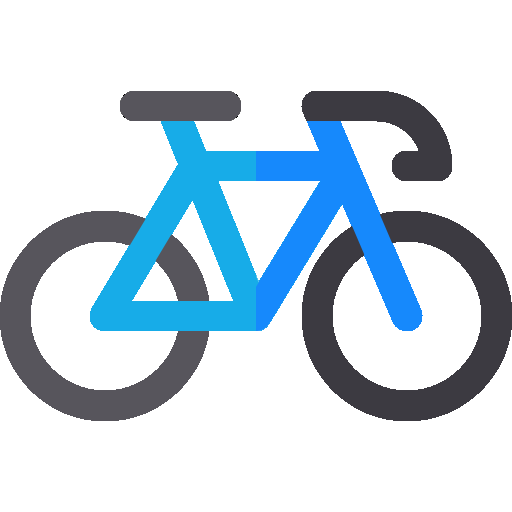
#> input picture Task2/Task2Dataset/Training/png/002-bike.png, 512 x 512 px, given as the content of the folder N/CComputer Vision/Task2Dataset/TestWithoutRotations/images/, which was not available
$ python simple_segment.py
#> lines starting #> are read from the running program, lines starting #| are printed output that depends on the picture; after the words box and inside, x2 and y2 are one past the last pixel; in counts of white or black regions, pixels touching at a corner belong together; pictures that were not available may be replaced by others from this repository, and a replacement may not be noted
import cv2
import os
import numpy as np
import math
import random

test_folder = '/media/idmi/DISSERTATN/CComputer Vision/Task2Dataset/TestWithoutRotations/images/'
test_labels = '/media/idmi/DISSERTATN/CComputer Vision/Task2Dataset/TestWithoutRotations/annotations/'
train_folder='/media/idmi/DISSERTATN/CComputer Vision/Task2Dataset/Training/png/'

# get object names
object_names = os.listdir(train_folder)
for i in range(len(object_names)):
    name = object_names[i].split('.')[0]
    print(name)
    object_names[i] = name.split('-')[1]
print(object_names)

# load train filenames
train_files = os.listdir(train_folder)

# load test filenames
test_files = os.listdir(test_folder)


# ----------------- HYPERPARAMETERS
MIN_ACCEPT_INTENSITY = 0.6
MAX_ACCEPT_STD = 0.9


def MSE(x1, x2):
    return (x1-x2)**2

true_positives=0
false_positives=0
true_negatives=0
false_negatives=0
for test_file in test_files:
    print(test_file)
    # [5 lines of commented-out code are left out]
    test_image = cv2.imread(test_folder+test_file)
#> test_image is the input picture: shape (512, 512, 3); mean B, G, R 224.8, 213.9, 198.9
    test_image_original = test_image.copy()
    test_image[np.where(( test_image > [240,240,240] ).all(axis=2))] = [0,0,0]
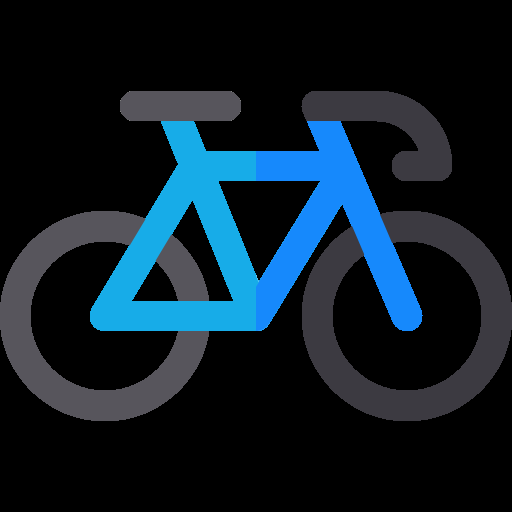
#> test_image: shape (512, 512, 3); mean B, G, R 40.1, 29.3, 14.2
    kernel = np.ones((2, 2), np.uint8)
    test_image = cv2.erode(test_image, kernel, cv2.BORDER_REFLECT)
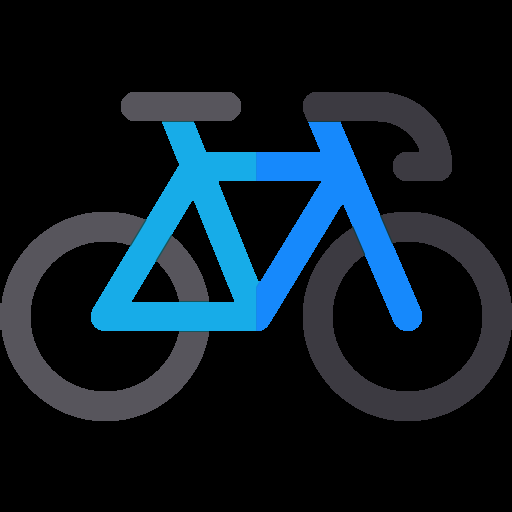
#> test_image: shape (512, 512, 3); mean B, G, R 38.7, 28.2, 13.7

    test_image = test_image.astype(np.float32)/255.
    for c in range(3):
        test_image[:,:,c] -= test_image[:,:,c].mean()
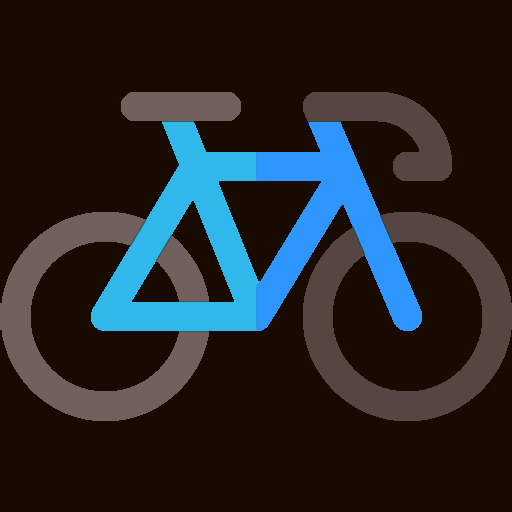
#> test_image: shape (512, 512, 3) float32; mean B, G, R 8.25e-05, 1.41e-05, 7.99e-06; drawn with min black and max white


    # --- load test labels
    test_label_file = test_labels + test_file.split('.')[0] + '.txt'
    label_objects=[]
    label_positions=[]
#> (the run stopped early here; a loop or call above may not have finished)

$ run again, on Task2/Task2Dataset/Training/png/023-traffic-light.png
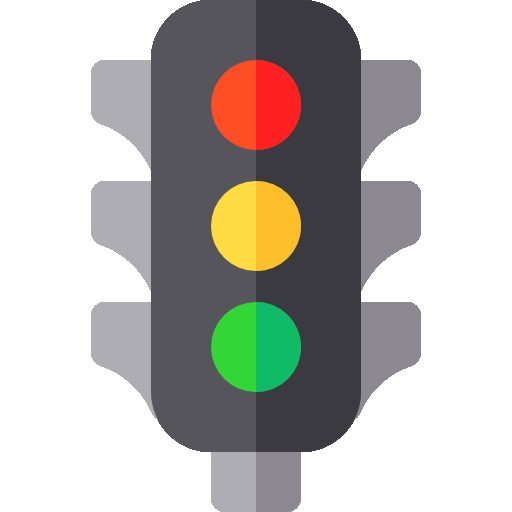
#> input picture Task2/Task2Dataset/Training/png/023-traffic-light.png, 512 x 512 px, given as the content of the folder N/CComputer Vision/Task2Dataset/TestWithoutRotations/images/, which was not available
#> test_image is the input picture: shape (512, 512, 3); mean B, G, R 179.7, 183.9, 186.6
#> `test_image[np.where(( test_image > [240,240,240] ).all(axis=2))] = [0,..`:
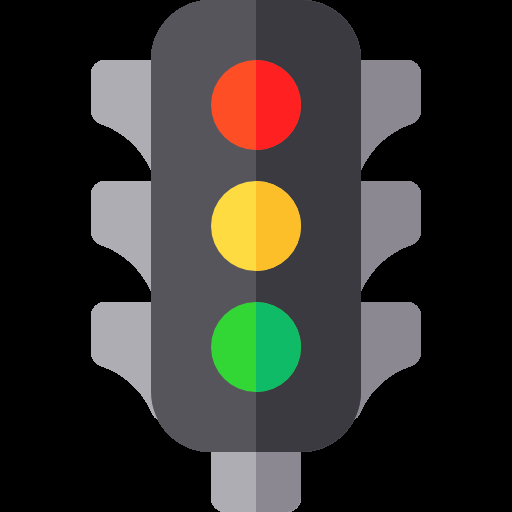
#> test_image: shape (512, 512, 3); mean B, G, R 46.5, 50.6, 53.3

$ run again, on Task2/Task2Dataset/Training/png/035-police.png
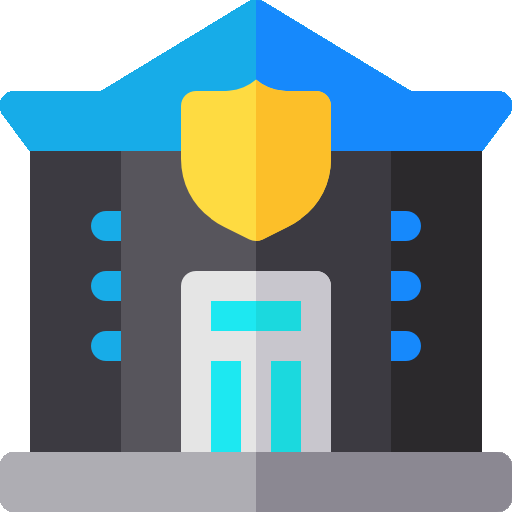
#> input picture Task2/Task2Dataset/Training/png/035-police.png, 512 x 512 px, given as the content of the folder N/CComputer Vision/Task2Dataset/TestWithoutRotations/images/, which was not available
#> test_image is the input picture: shape (512, 512, 3); mean B, G, R 156, 150.4, 128.8
#> `test_image[np.where(( test_image > [240,240,240] ).all(axis=2))] = [0,..`:
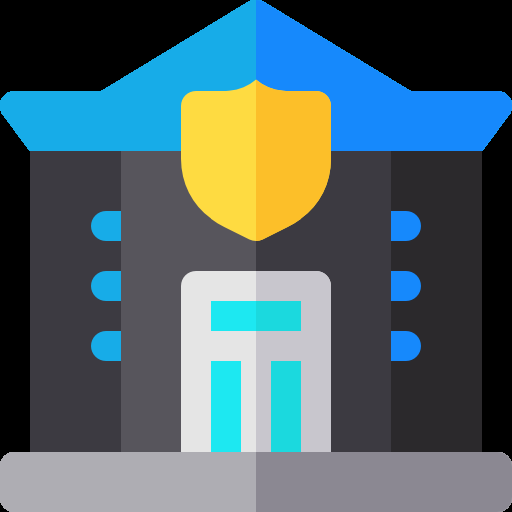
#> test_image: shape (512, 512, 3); 19.6% of pixels changed, all inside (x1, y1, x2, y2) = (0, 0, 512, 512)
#> after the loop `for c in range(3):`:
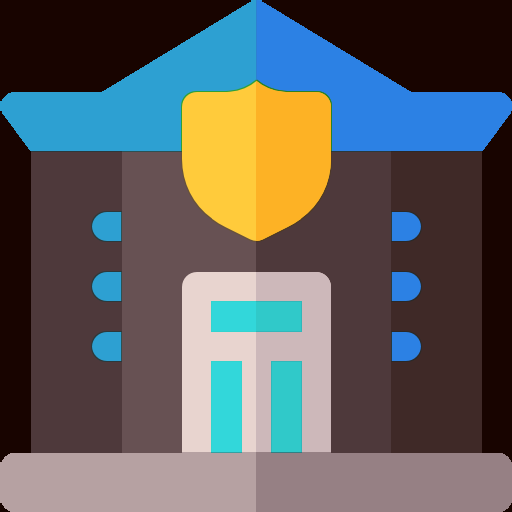
#> test_image: shape (512, 512, 3) float32; mean B, G, R 4.72e-05, 3.37e-05, 8.3e-05; drawn with min black and max white
